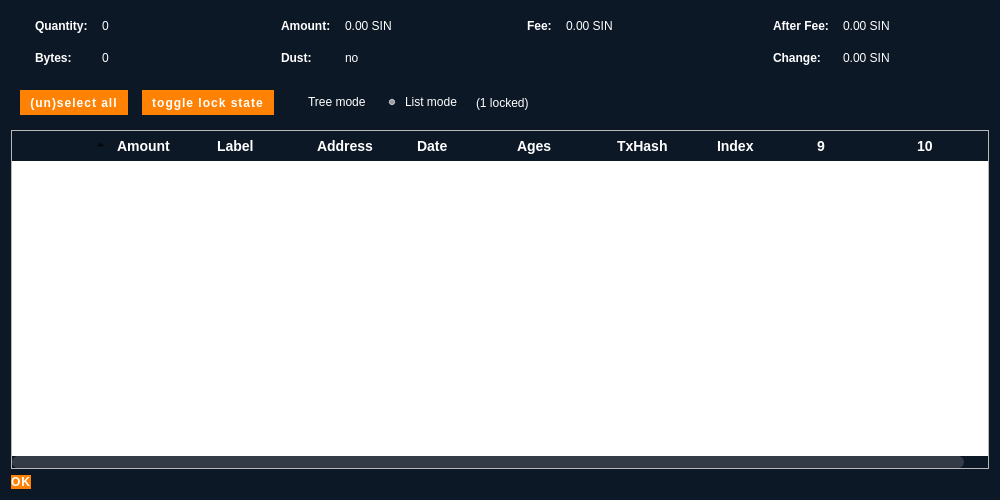
<?xml version="1.0" encoding="UTF-8"?>
<ui version="4.0">
 <class>CoinControlDialog</class>
 <widget class="QDialog" name="CoinControlDialog">
  <property name="geometry">
   <rect>
    <x>0</x>
    <y>0</y>
    <width>1000</width>
    <height>500</height>
   </rect>
  </property>
  <property name="windowTitle">
   <string>Coin Selection</string>
  </property>
  <property name="styleSheet">
   <string notr="true"> /*******   BGcolor #0d1827  Orange #FF8204 */

QDialog#CoinControlDialog { /* Coin Control Dialog Window */
  background-color:#0d1827;
  color:#ffffff;
  }
  
  QDialog#CoinControlDialog .QLabel#labelCoinControlQuantityText { /* Coin Control Quantity Label */
  min-height:30px;
  padding-left:15px;
  color:#ffffff;
  }
  
  QDialog#CoinControlDialog .QLabel#labelCoinControlQuantity { /* Coin Control Quantity */
    color:#ffffff;
  min-height:30px;
  }
  
  QDialog#CoinControlDialog .QLabel#labelCoinControlBytesText { /* Coin Control Bytes Label */
  padding-left:15px;
  color:#ffffff;
  }
  
  QDialog#CoinControlDialog .QLabel#labelCoinControlBytes { /* Coin Control Bytes */
    color:#ffffff;
  }
  
  QDialog#CoinControlDialog .QLabel#labelCoinControlAmountText { /* Coin Control Amount Label */
  min-height:30px;
  padding-left:15px;
  color:#ffffff;
  }
  
  QDialog#CoinControlDialog .QLabel#labelCoinControlAmount { /* Coin Control Amount */
  min-height:30px;
  color:#ffffff;
  }
  
  QDialog#CoinControlDialog .QLabel#labelCoinControlPriorityText { /* Coin Control Priority Label */
  padding-left:15px;
  color:#ffffff;
  }
  
  QDialog#CoinControlDialog .QLabel#labelCoinControlPriority { /* Coin Control Priority */
    color:#ffffff;
  }
  
  QDialog#CoinControlDialog .QLabel#labelCoinControlFeeText { /* Coin Control Fee Label */
  min-height:30px;
  padding-left:15px;
  color:#ffffff;
  }
  
  QDialog#CoinControlDialog .QLabel#labelCoinControlFee { /* Coin Control Fee */
  min-height:30px;
  color:#ffffff;
  }
  
  QDialog#CoinControlDialog .QLabel#labelCoinControlLowOutputText { /* Coin Control Low Output Label */
  padding-left:15px;
  color:#ffffff;
  }
  
  QDialog#CoinControlDialog .QLabel#labelCoinControlLowOutput { /* Coin Control Low Output */
    color:#ffffff;
  }
  
  QDialog#CoinControlDialog .QLabel#labelCoinControlAfterFeeText { /* Coin Control After Fee Label */
  min-height:30px;
  padding-left:15px;
  color:#ffffff;
  }
  
  QDialog#CoinControlDialog .QLabel#labelCoinControlAfterFee { /* Coin Control After Fee */
  min-height:30px;
  color:#ffffff;
  }
  
  QDialog#CoinControlDialog .QLabel#labelCoinControlChangeText { /* Coin Control Change Label */
  padding-left:15px;
  color:#ffffff;
  }
  
  QDialog#CoinControlDialog .QLabel#labelCoinControlChange { /* Coin Control Change */
    color:#ffffff;
  }
 

QDialog#CoinControlDialog .QLabel#labelLocked { /* Coin Control Change */
    color:#ffffff;
  }


  QDialog#CoinControlDialog .QFrame#frame .QPushButton#pushButtonSelectAll { /* (un)select all button */
  padding-left:10px;
  padding-right:10px;
  min-height:25px;
  }
  
  QDialog#CoinControlDialog .QFrame#frame .QPushButton#pushButtonToggleLock { /* Toggle lock state button */
  padding-left:10px;
  padding-right:10px;
  min-height:25px;
  }
  
  QDialog#CoinControlDialog .QDialogButtonBox#buttonBox QPushButton { /* Coin Control 'OK' button */
  }
  
  QDialog#CoinControlDialog .QFrame#frame .QRadioButton#radioTreeMode { /* Coin Control Tree Mode Selector */
  color:#ffffff;
  background-color:transparent;
  }
  
  QDialog#CoinControlDialog .QFrame#frame .QRadioButton#radioListMode { /* Coin Control List Mode Selector */
  color:#ffffff;
  background-color:transparent;
  }
  
  QDialog#CoinControlDialog QHeaderView::section:first { /* Bug Fix: the number &quot;1&quot; displays in this table for some reason... */
  color:transparent;
  }
  
  QDialog#CoinControlDialog .CoinControlTreeWidget#treeWidget {
	/* Coin Control Widget Container */
	outline: 0;
	background-color: transparent;
	border: 0;
	alternate-background-color: transparent;
}
  

QDialog#CoinControlDialog .CoinControlTreeWidget#treeWidget::item {
	background-color:transparent;
	color:white;
	padding-left:0;
	border-bottom: 1px solid rgba(255, 255, 255, 0.05);
} 

QDialog#CoinControlDialog .CoinControlTreeWidget#treeWidget::item:selected {
	/* Coin Control Item (selected) */
	background-color: #313d4b;
	color: #fff;
}
QDialog#CoinControlDialog .CoinControlTreeWidget#treeWidget::item:checked {
	/* Coin Control Item (checked) */
	background-color: transparent;
	color: #fff;
}

QPushButton {
	/* Global Button Style */
	background-color: #FF8204;
	padding: 0.85em 2em;
	font-family: &quot;Montserrat&quot;;
	letter-spacing: 1px;
	border: 0;
	color: #ffffff;
	font-size: 12px;
	font-weight: bold;
	border-radius: 19px;
	text-transform: uppercase;
}
QPushButton:hover {
	background-color: #db7e20;
}
QPushButton:focus {
	border: none;
	outline: none;
}
QPushButton:pressed {
	border: 1px solid #333;
}



QTreeView::indicator:unchecked {
image:url(':/images/unchecked');
}

QTreeView::indicator:checked {
image:url(':/images/checked');
}

QTreeView::branch {
    background-color: transparent;
}
QTreeView::branch:open {
image:url(':/images/downArrow_small');
}
QTreeView::branch:closed:has-children {
image:url(':/images/rightArrow_small'); 

}

QFrame#frame  {
border : none;
}

QHeaderView { /* Table Header */
background-color:transparent;
}

QHeaderView::section { /* Table Header Sections */
background-color: transparent;
color: #fff;
min-height:30px;
font-weight: bold;
font-size: 14px;
border: 0;
padding-left: 5px;
padding-right: 5px;
}

QScrollBar {
	/* Scroll Bar */
}
QScrollBar:vertical {
	/* Vertical Scroll Bar Attributes */
	border: 0;
	background: transparent;
	width: 12px;
    margin: 0;

}
QScrollBar:horizontal {
	/* Horizontal Scroll Bar Attributes */
	border: 0;
	background: transparent;
	height: 12px;
    /* margin: 0px 18px 0px 18px; */
    margin:0;

}
QScrollBar::handle:vertical {
	/* Scroll Bar Slider - vertical */
	background: #333b46;
    border-radius: 6px;
    min-height:50px;
    width:3px;
    /* border:2px solid transparent; */


}

QScrollBar::handle:horizontal {
	/* Scroll Bar Slider - horizontal */
	background: #333b46;
    min-width: 50px;
    border-radius: 6px;
}
QScrollBar::add-page,
QScrollBar::sub-page {
	/* Scroll Bar Background */
	background: transparent;
}
QScrollBar::add-line:vertical,
QScrollBar::sub-line:vertical,
QScrollBar::add-line:horizontal,
QScrollBar::sub-line:horizontal {
	/* Define Arrow Button Dimensions */
	background: none;
	border: 0;
	width: 16px;
	height: 16px;
}
QScrollBar::add-line:vertical:pressed,
QScrollBar::sub-line:vertical:pressed,
QScrollBar::add-line:horizontal:pressed,
QScrollBar::sub-line:horizontal:pressed {
	background-color: #e0e0e0;
}
QScrollBar::sub-line:vertical {
	/* Vertical - top button position */
	subcontrol-position: top;
	subcontrol-origin: margin;
}
QScrollBar::add-line:vertical {
	/* Vertical - bottom button position */
	subcontrol-position: bottom;
	subcontrol-origin: margin;
}
QScrollBar::sub-line:horizontal {
	/* Vertical - left button position */
	subcontrol-position: left;
	subcontrol-origin: margin;
}
QScrollBar::add-line:horizontal {
	/* Vertical - right button position */
	subcontrol-position: right;
	subcontrol-origin: margin;
}
QScrollBar:up-arrow,
QScrollBar:down-arrow,
QScrollBar:left-arrow,
QScrollBar:right-arrow {
	/* Arrows Icon */
	width: 10px;
	height: 10px;
	display: none;
	opacity: 0;
}
QScrollBar:up-arrow {
	background: none;
}
QScrollBar:down-arrow {
    /* background-image: url(':/images/downArrow_small'); */
    background: none;
}
QScrollBar:left-arrow {
    /* background-image: url(':/images/leftArrow_small'); */
    background: none;
}
QScrollBar:right-arrow {
    /* background-image: url(':/images/rightArrow_small'); */
    background: none;
}
</string>
  </property>
  <layout class="QVBoxLayout" name="verticalLayout">
   <item>
    <layout class="QHBoxLayout" name="horizontalLayoutTop" stretch="0,0,0,0">
     <property name="topMargin">
      <number>0</number>
     </property>
     <property name="bottomMargin">
      <number>10</number>
     </property>
     <item>
      <layout class="QFormLayout" name="formLayoutCoinControl1">
       <property name="horizontalSpacing">
        <number>10</number>
       </property>
       <property name="verticalSpacing">
        <number>10</number>
       </property>
       <property name="leftMargin">
        <number>6</number>
       </property>
       <property name="rightMargin">
        <number>6</number>
       </property>
       <item row="0" column="0">
        <widget class="QLabel" name="labelCoinControlQuantityText">
         <property name="font">
          <font>
           <weight>75</weight>
           <bold>true</bold>
          </font>
         </property>
         <property name="text">
          <string>Quantity:</string>
         </property>
        </widget>
       </item>
       <item row="0" column="1">
        <widget class="QLabel" name="labelCoinControlQuantity">
         <property name="cursor">
          <cursorShape>IBeamCursor</cursorShape>
         </property>
         <property name="contextMenuPolicy">
          <enum>Qt::ActionsContextMenu</enum>
         </property>
         <property name="text">
          <string notr="true">0</string>
         </property>
         <property name="textInteractionFlags">
          <set>Qt::LinksAccessibleByMouse|Qt::TextSelectableByKeyboard|Qt::TextSelectableByMouse</set>
         </property>
        </widget>
       </item>
       <item row="1" column="0">
        <widget class="QLabel" name="labelCoinControlBytesText">
         <property name="font">
          <font>
           <weight>75</weight>
           <bold>true</bold>
          </font>
         </property>
         <property name="text">
          <string>Bytes:</string>
         </property>
        </widget>
       </item>
       <item row="1" column="1">
        <widget class="QLabel" name="labelCoinControlBytes">
         <property name="cursor">
          <cursorShape>IBeamCursor</cursorShape>
         </property>
         <property name="contextMenuPolicy">
          <enum>Qt::ActionsContextMenu</enum>
         </property>
         <property name="text">
          <string notr="true">0</string>
         </property>
         <property name="textInteractionFlags">
          <set>Qt::LinksAccessibleByMouse|Qt::TextSelectableByKeyboard|Qt::TextSelectableByMouse</set>
         </property>
        </widget>
       </item>
      </layout>
     </item>
     <item>
      <layout class="QFormLayout" name="formLayoutCoinControl2">
       <property name="horizontalSpacing">
        <number>10</number>
       </property>
       <property name="verticalSpacing">
        <number>10</number>
       </property>
       <property name="leftMargin">
        <number>6</number>
       </property>
       <property name="rightMargin">
        <number>6</number>
       </property>
       <item row="0" column="0">
        <widget class="QLabel" name="labelCoinControlAmountText">
         <property name="font">
          <font>
           <weight>75</weight>
           <bold>true</bold>
          </font>
         </property>
         <property name="text">
          <string>Amount:</string>
         </property>
        </widget>
       </item>
       <item row="0" column="1">
        <widget class="QLabel" name="labelCoinControlAmount">
         <property name="cursor">
          <cursorShape>IBeamCursor</cursorShape>
         </property>
         <property name="contextMenuPolicy">
          <enum>Qt::ActionsContextMenu</enum>
         </property>
         <property name="text">
          <string notr="true">0.00 SIN</string>
         </property>
         <property name="textInteractionFlags">
          <set>Qt::LinksAccessibleByMouse|Qt::TextSelectableByKeyboard|Qt::TextSelectableByMouse</set>
         </property>
        </widget>
       </item>
       <item row="1" column="0">
        <widget class="QLabel" name="labelCoinControlLowOutputText">
         <property name="enabled">
          <bool>false</bool>
         </property>
         <property name="font">
          <font>
           <weight>75</weight>
           <bold>true</bold>
          </font>
         </property>
         <property name="text">
          <string>Dust:</string>
         </property>
        </widget>
       </item>
       <item row="1" column="1">
        <widget class="QLabel" name="labelCoinControlLowOutput">
         <property name="enabled">
          <bool>false</bool>
         </property>
         <property name="cursor">
          <cursorShape>IBeamCursor</cursorShape>
         </property>
         <property name="contextMenuPolicy">
          <enum>Qt::ActionsContextMenu</enum>
         </property>
         <property name="text">
          <string notr="true">no</string>
         </property>
         <property name="textInteractionFlags">
          <set>Qt::LinksAccessibleByMouse|Qt::TextSelectableByKeyboard|Qt::TextSelectableByMouse</set>
         </property>
        </widget>
       </item>
      </layout>
     </item>
     <item>
      <layout class="QFormLayout" name="formLayoutCoinControl3">
       <property name="horizontalSpacing">
        <number>10</number>
       </property>
       <property name="verticalSpacing">
        <number>10</number>
       </property>
       <property name="leftMargin">
        <number>6</number>
       </property>
       <property name="rightMargin">
        <number>6</number>
       </property>
       <item row="0" column="0">
        <widget class="QLabel" name="labelCoinControlFeeText">
         <property name="font">
          <font>
           <weight>75</weight>
           <bold>true</bold>
          </font>
         </property>
         <property name="text">
          <string>Fee:</string>
         </property>
        </widget>
       </item>
       <item row="0" column="1">
        <widget class="QLabel" name="labelCoinControlFee">
         <property name="cursor">
          <cursorShape>IBeamCursor</cursorShape>
         </property>
         <property name="contextMenuPolicy">
          <enum>Qt::ActionsContextMenu</enum>
         </property>
         <property name="text">
          <string notr="true">0.00 SIN</string>
         </property>
         <property name="textInteractionFlags">
          <set>Qt::LinksAccessibleByMouse|Qt::TextSelectableByKeyboard|Qt::TextSelectableByMouse</set>
         </property>
        </widget>
       </item>
      </layout>
     </item>
     <item>
      <layout class="QFormLayout" name="formLayoutCoinControl4">
       <property name="horizontalSpacing">
        <number>10</number>
       </property>
       <property name="verticalSpacing">
        <number>10</number>
       </property>
       <property name="leftMargin">
        <number>6</number>
       </property>
       <property name="rightMargin">
        <number>6</number>
       </property>
       <item row="0" column="0">
        <widget class="QLabel" name="labelCoinControlAfterFeeText">
         <property name="font">
          <font>
           <weight>75</weight>
           <bold>true</bold>
          </font>
         </property>
         <property name="text">
          <string>After Fee:</string>
         </property>
        </widget>
       </item>
       <item row="0" column="1">
        <widget class="QLabel" name="labelCoinControlAfterFee">
         <property name="cursor">
          <cursorShape>IBeamCursor</cursorShape>
         </property>
         <property name="contextMenuPolicy">
          <enum>Qt::ActionsContextMenu</enum>
         </property>
         <property name="text">
          <string notr="true">0.00 SIN</string>
         </property>
         <property name="textInteractionFlags">
          <set>Qt::LinksAccessibleByMouse|Qt::TextSelectableByKeyboard|Qt::TextSelectableByMouse</set>
         </property>
        </widget>
       </item>
       <item row="1" column="0">
        <widget class="QLabel" name="labelCoinControlChangeText">
         <property name="enabled">
          <bool>false</bool>
         </property>
         <property name="font">
          <font>
           <weight>75</weight>
           <bold>true</bold>
          </font>
         </property>
         <property name="text">
          <string>Change:</string>
         </property>
        </widget>
       </item>
       <item row="1" column="1">
        <widget class="QLabel" name="labelCoinControlChange">
         <property name="enabled">
          <bool>false</bool>
         </property>
         <property name="cursor">
          <cursorShape>IBeamCursor</cursorShape>
         </property>
         <property name="contextMenuPolicy">
          <enum>Qt::ActionsContextMenu</enum>
         </property>
         <property name="text">
          <string notr="true">0.00 SIN</string>
         </property>
         <property name="textInteractionFlags">
          <set>Qt::LinksAccessibleByMouse|Qt::TextSelectableByKeyboard|Qt::TextSelectableByMouse</set>
         </property>
        </widget>
       </item>
      </layout>
     </item>
    </layout>
   </item>
   <item>
    <widget class="QFrame" name="frame">
     <property name="minimumSize">
      <size>
       <width>0</width>
       <height>40</height>
      </size>
     </property>
     <property name="frameShape">
      <enum>QFrame::StyledPanel</enum>
     </property>
     <property name="frameShadow">
      <enum>QFrame::Sunken</enum>
     </property>
     <layout class="QHBoxLayout" name="horizontalLayout">
      <item>
       <layout class="QHBoxLayout" name="horizontalLayoutPanel" stretch="0,0,0,0,0,0">
        <property name="spacing">
         <number>14</number>
        </property>
        <item>
         <widget class="QPushButton" name="pushButtonSelectAll">
          <property name="sizePolicy">
           <sizepolicy hsizetype="Maximum" vsizetype="Fixed">
            <horstretch>0</horstretch>
            <verstretch>0</verstretch>
           </sizepolicy>
          </property>
          <property name="text">
           <string>(un)select all</string>
          </property>
          <property name="autoDefault">
           <bool>false</bool>
          </property>
         </widget>
        </item>
        <item>
         <widget class="QPushButton" name="pushButtonToggleLock">
          <property name="sizePolicy">
           <sizepolicy hsizetype="Maximum" vsizetype="Fixed">
            <horstretch>0</horstretch>
            <verstretch>0</verstretch>
           </sizepolicy>
          </property>
          <property name="text">
           <string>toggle lock state</string>
          </property>
          <property name="autoDefault">
           <bool>false</bool>
          </property>
         </widget>
        </item>
        <item>
         <widget class="QRadioButton" name="radioTreeMode">
          <property name="sizePolicy">
           <sizepolicy hsizetype="Maximum" vsizetype="Fixed">
            <horstretch>0</horstretch>
            <verstretch>0</verstretch>
           </sizepolicy>
          </property>
          <property name="text">
           <string>Tree mode</string>
          </property>
         </widget>
        </item>
        <item>
         <widget class="QRadioButton" name="radioListMode">
          <property name="sizePolicy">
           <sizepolicy hsizetype="Maximum" vsizetype="Fixed">
            <horstretch>0</horstretch>
            <verstretch>0</verstretch>
           </sizepolicy>
          </property>
          <property name="text">
           <string>List mode</string>
          </property>
          <property name="checked">
           <bool>true</bool>
          </property>
         </widget>
        </item>
        <item>
         <widget class="QLabel" name="labelLocked">
          <property name="text">
           <string notr="true">(1 locked)</string>
          </property>
         </widget>
        </item>
        <item>
         <spacer name="horizontalSpacer">
          <property name="orientation">
           <enum>Qt::Horizontal</enum>
          </property>
          <property name="sizeHint" stdset="0">
           <size>
            <width>40</width>
            <height>20</height>
           </size>
          </property>
         </spacer>
        </item>
       </layout>
      </item>
     </layout>
    </widget>
   </item>
   <item>
    <widget class="CoinControlTreeWidget" name="treeWidget">
     <property name="contextMenuPolicy">
      <enum>Qt::CustomContextMenu</enum>
     </property>
     <property name="sortingEnabled">
      <bool>false</bool>
     </property>
     <property name="columnCount">
      <number>10</number>
     </property>
     <attribute name="headerShowSortIndicator" stdset="0">
      <bool>true</bool>
     </attribute>
     <attribute name="headerStretchLastSection">
      <bool>false</bool>
     </attribute>
     <column>
      <property name="text">
       <string/>
      </property>
     </column>
     <column>
      <property name="text">
       <string>Amount</string>
      </property>
     </column>
     <column>
      <property name="text">
       <string>Label</string>
      </property>
     </column>
     <column>
      <property name="text">
       <string>Address</string>
      </property>
     </column>
     <column>
      <property name="text">
       <string>Date</string>
      </property>
     </column>
     <column>
      <property name="text">
       <string>Ages</string>
      </property>
      <property name="toolTip">
       <string>Confirmed</string>
      </property>
     </column>
     <column>
      <property name="text">
       <string>TxHash</string>
      </property>
     </column>
     <column>
      <property name="text">
       <string>Index</string>
      </property>
     </column>
     <column>
      <property name="text">
       <string/>
      </property>
     </column>
     <column>
      <property name="text">
       <string/>
      </property>
     </column>
    </widget>
   </item>
   <item>
    <widget class="QDialogButtonBox" name="buttonBox">
     <property name="sizePolicy">
      <sizepolicy hsizetype="Maximum" vsizetype="Fixed">
       <horstretch>0</horstretch>
       <verstretch>0</verstretch>
      </sizepolicy>
     </property>
     <property name="orientation">
      <enum>Qt::Horizontal</enum>
     </property>
     <property name="standardButtons">
      <set>QDialogButtonBox::Ok</set>
     </property>
    </widget>
   </item>
  </layout>
 </widget>
 <customwidgets>
  <customwidget>
   <class>CoinControlTreeWidget</class>
   <extends>QTreeWidget</extends>
   <header>qt/coincontroltreewidget.h</header>
  </customwidget>
 </customwidgets>
 <resources/>
 <connections/>
</ui>
